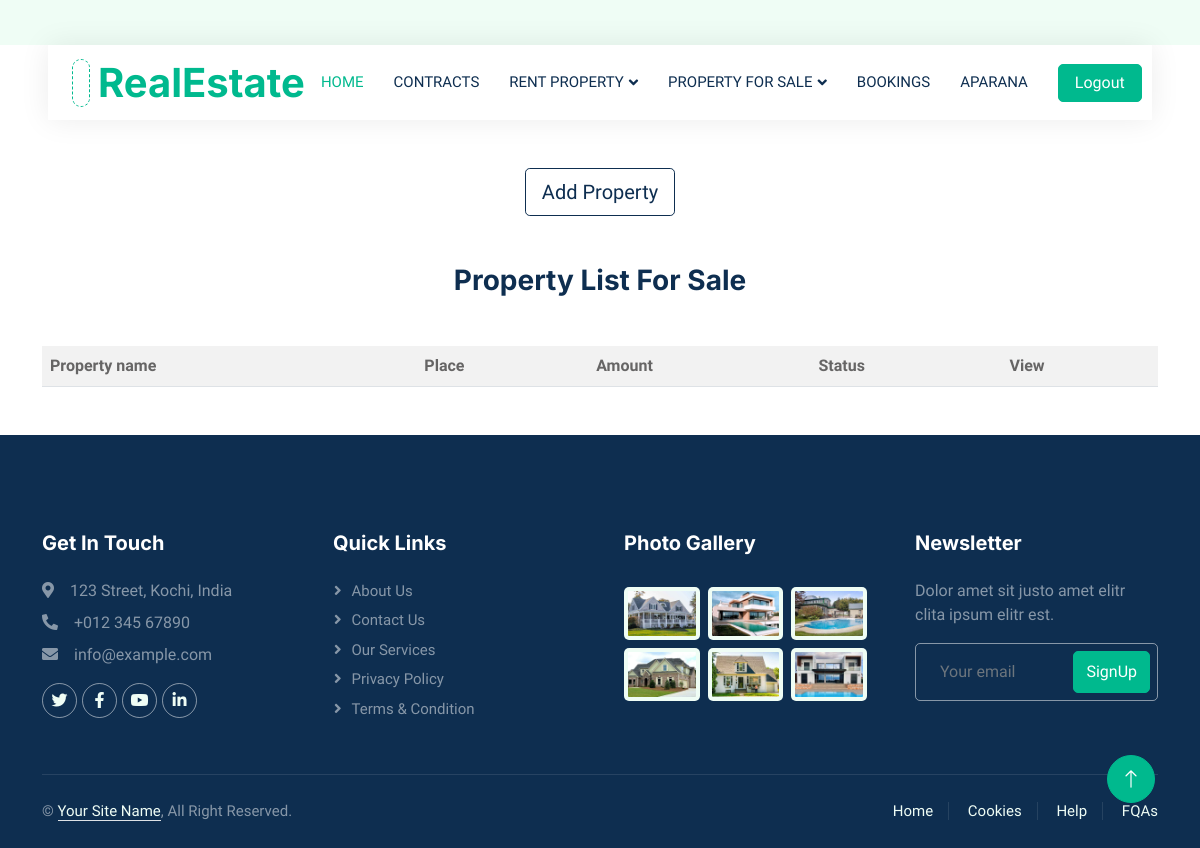
Page /LandloadSaleProperties (signed in) on the earlier database version.
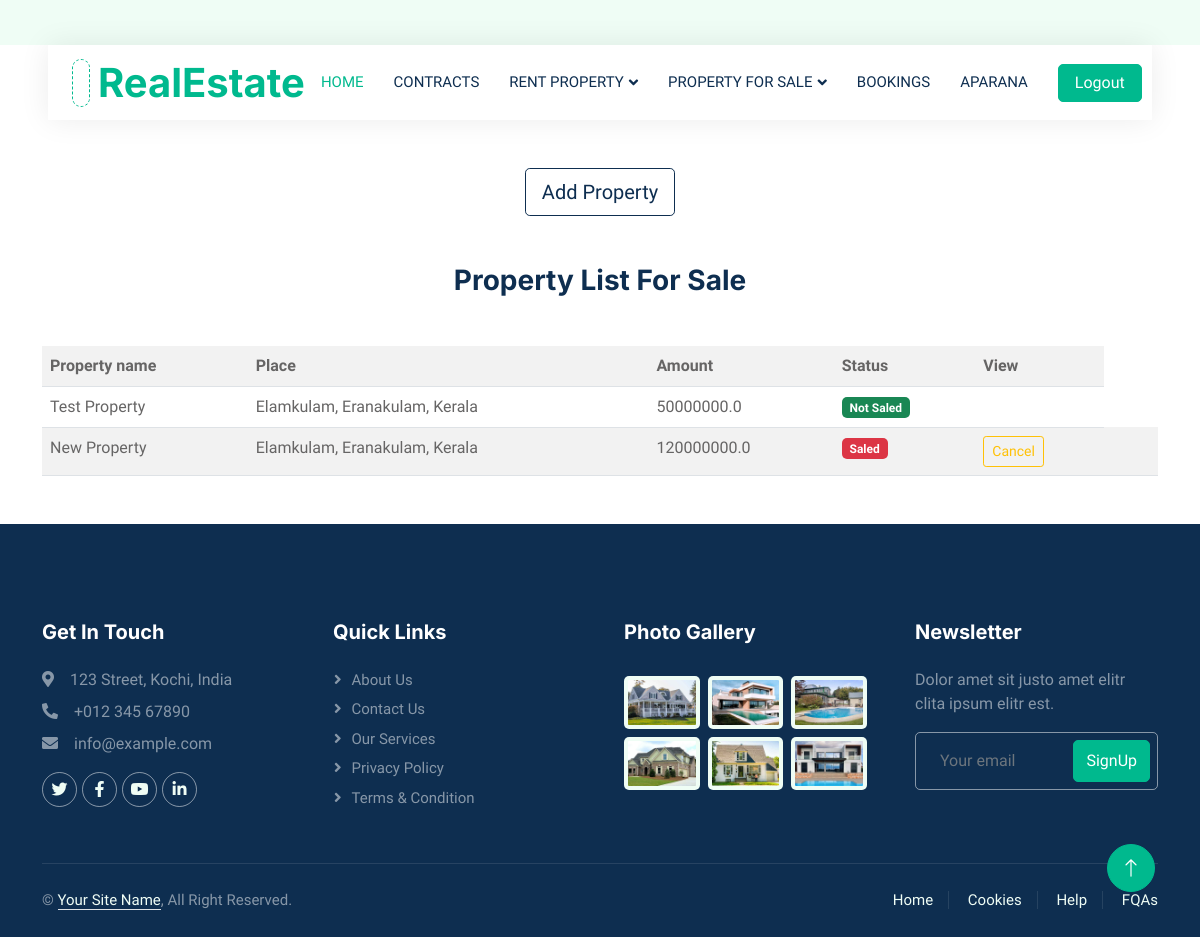
Same page on the later database version.
### Home/models.py (models this page shows, shortened)
class PropertiesSale(models.Model):
    options = (("Apartment","Apartment"),("House","House"),("office","office"),("Villa","Villa"))
    Name = models.CharField(max_length=255)
    category = models.CharField(max_length= 50,choices = options, default = "House" )
    Squre_Feet = models.FloatField(null=True,blank=True)
    Bed_Rooms = models.IntegerField(null=True,blank=True)
    Bath_Rooms = models.IntegerField(null=True,blank=True)
    Place = models.CharField(max_length=255)
    Date = models.DateField(auto_now_add=True)
    District = models.CharField(max_length=255)
    State = models.CharField(max_length=255)
    amount = models.FloatField()
    Description = models.CharField(max_length=1000)
    Image = models.FileField(upload_to="Property_image")
    Status = models.BooleanField(default=True)
    User_id = models.ForeignKey(User,on_delete=models.CASCADE,null=True, blank=True)

### Home/views.py (the view, shortened to what this page needs)
# urls.py: path("LandloadSaleProperties",views.LandloadSaleProperties,name="LandloadSaleProperties"),
def LandloadSaleProperties(request):
    form = PropertySaleAddForm()
    properties = PropertiesSale.objects.filter(User_id = request.user)[::-1]
    context = {
        "form":form,
        "properties":properties
    }
    return render(request,"propertyforsale.html",context)

### Home/forms.py
class PropertySaleAddForm(ModelForm):
    class Meta:
        model = PropertiesSale
        fields = ["Name","category","Squre_Feet","Bed_Rooms","Bath_Rooms","amount","Place","District","State","Description","Image"]

### templates/propertyforsale.html (shortened to what this page needs)
{% extends 'landloardindex.html' %}
{% block content %}
<div class="container mt-5 text-center">
    <button class="btn btn-outline-dark btn-lg" data-bs-toggle="modal" data-bs-target="#staticBackdrop">Add Property</button>
</div>
<div class="container mt-5">
    <h3 class="text-center">Property List For Sale</h3>
    <table class="table table-striped mt-5 mb-5">
        <tr>
            <th>Property name</th>
            <th>Place</th>
            <th>Amount</th>
            <th>Status</th>
            <th>View</th>
        </tr>
        {% for i in properties  %}
        <tr>
            <td>{{i.Name}}</td>
            <td>{{i.Place}}, {{i.District}}, {{i.State}}</td>
            <td>{{i.amount}}</td>
            {%if i.Status == True%}
                <td ><span class="badge bg-success">Not Saled</span> </td>
            {% else %}
            <td ><span class="badge bg-danger">Saled</span> </td>
            <td><a href="" class="btn btn-outline-warning btn-sm">Cancel</a></td>
            <td>
          </td>
            {% endif%}
            <td></td>
        </tr>
        {% endfor %}
    </table>
</div>
{% endblock %}

Differences in the rows shown:
added PropertiesSale: Name "Test Property", Place "Elamkulam", District "Eranakulam", State "Kerala", amount "50000000.0", Status "Not Saled"
added PropertiesSale: Name "New Property", Place "Elamkulam", District "Eranakulam", State "Kerala", amount "120000000.0", Status "Saled"
